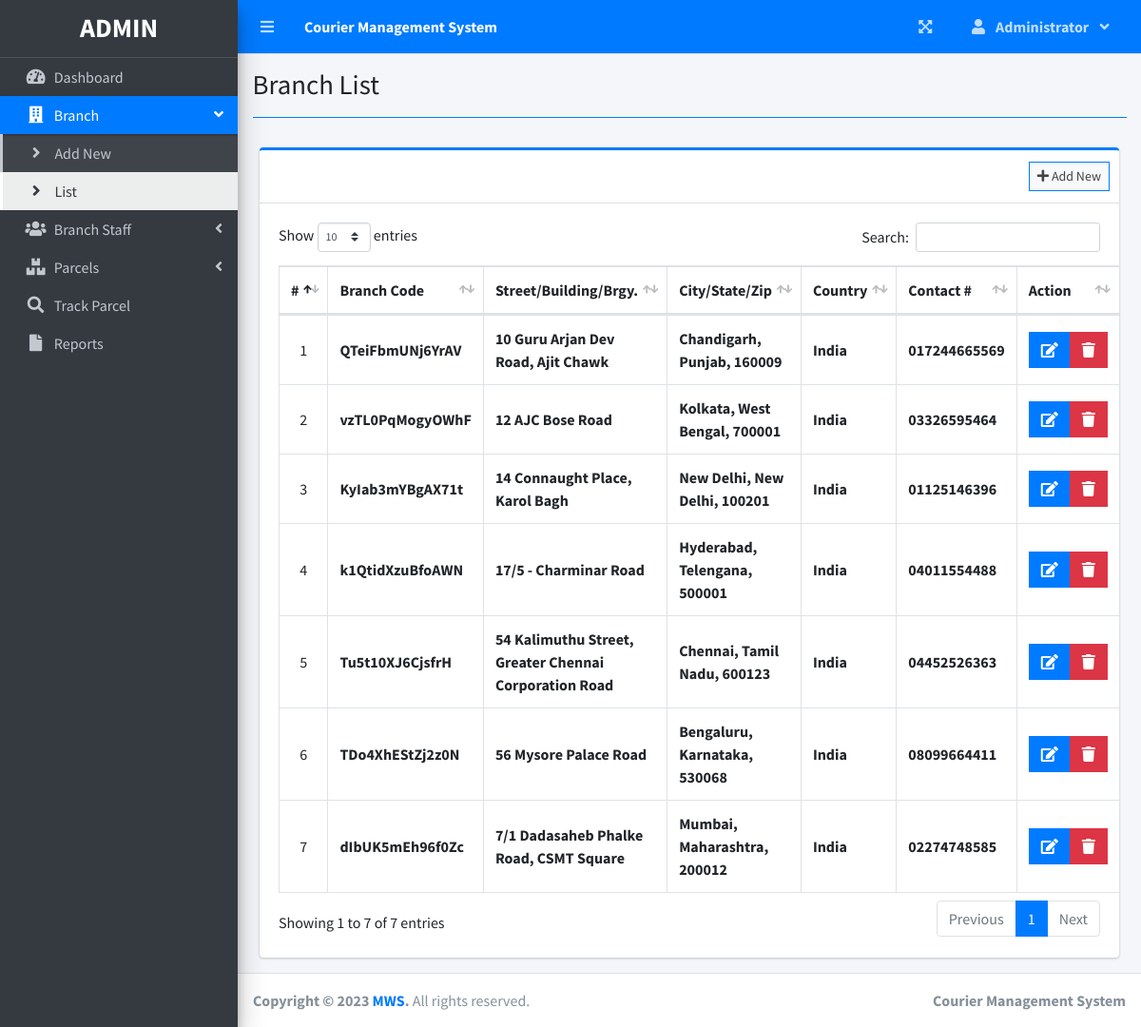
The page /index.php?page=branch_list (signed in) on the database its author committed.
### tables this page shows
CREATE TABLE `branches` (
  `id` int(30) NOT NULL,
  `branch_code` varchar(50) NOT NULL,
  `street` text NOT NULL,
  `city` text NOT NULL,
  `state` text NOT NULL,
  `zip_code` varchar(50) NOT NULL,
  `country` text NOT NULL,
  `contact` varchar(100) NOT NULL,
  `date_created` datetime NOT NULL DEFAULT current_timestamp()
);

### branch_list.php (the view, shortened to what this page needs)
<?php include'db_connect.php' ?>
<div class="col-lg-12">
	<div class="card card-outline card-primary">
		<div class="card-header">
			<div class="card-tools">
				<a class="btn btn-block btn-sm btn-default btn-flat border-primary " href="./index.php?page=new_branch"><i class="fa fa-plus"></i> Add New</a>
			</div>
		</div>
		<div class="card-body">
			<table class="table tabe-hover table-bordered" id="list">
				<!-- <colgroup>
					<col width="5%">
					<col width="15%">
					<col width="25%">
					<col width="25%">
					<col width="15%">
				</colgroup> -->
				<thead>
					<tr>
						<th class="text-center">#</th>
						<th>Branch Code</th>
						<th>Street/Building/Brgy.</th>
						<th>City/State/Zip</th>
						<th>Country</th>
						<th>Contact #</th>
						<th>Action</th>
					</tr>
				</thead>
				<tbody>
					<?php
					$i = 1;
					$qry = $conn->query("SELECT * FROM branches order by street asc,city asc, state asc ");
					while($row= $qry->fetch_assoc()):
					?>
					<tr>
						<td class="text-center"><?php echo $i++ ?></td>
						<td class=""><b><?php echo $row['branch_code'] ?></b></td>
						<td><b><?php echo ucwords($row['street']) ?></b></td>
						<td><b><?php echo ucwords($row['city'].', '.$row['state'].', '.$row['zip_code']) ?></b></td>
						<td><b><?php echo ucwords($row['country']) ?></b></td>
						<td><b><?php echo $row['contact'] ?></b></td>
						<td class="text-center">
		                    <div class="btn-group">
		                        <a href="index.php?page=edit_branch&id=<?php echo $row['id'] ?>" class="btn btn-primary btn-flat ">
		                          <i class="fas fa-edit"></i>
		                        </a>
		                        <button type="button" class="btn btn-danger btn-flat delete_branch" data-id="<?php echo $row['id'] ?>">
		                          <i class="fas fa-trash"></i>
		                        </button>
	                      </div>
						</td>
					</tr>
				<?php endwhile; ?>
				</tbody>
			</table>
		</div>
	</div>
</div>

### index.php (shortened to what this page needs)
<!DOCTYPE html>
<html lang="en">
<?php
	include 'header.php'
?>
<body class="hold-transition sidebar-mini layout-fixed layout-navbar-fixed layout-footer-fixed">
<div class="wrapper">
  <?php include 'topbar.php' ?>
  <?php include 'sidebar.php' ?>
  <div class="content-wrapper">
    <div class="content-header">
      <div class="container-fluid">
        <div class="row mb-2">
          <div class="col-sm-6">
            <h1 class="m-0"><?php echo $title ?></h1>
          </div>
        </div>
            <hr class="border-primary">
      </div>
    </div>
    <section class="content">
      <div class="container-fluid">
         <?php
            $page = isset($_GET['page']) ? $_GET['page'] : 'home';
            if(!file_exists($page.".php")){
                include '404.html';
            }else{
            include $page.'.php';
            }
          ?>
      </div>
    </section>
  </div>
  <footer class="main-footer">
    <strong>Copyright &copy; 2023 <a href="https://www.MWS">MWS</a>.</strong>
    All rights reserved.
    <div class="float-right d-none d-sm-inline-block">
      <b><?php echo $_SESSION['system']['name'] ?></b>
    </div>
  </footer>
</div>
</body>
</html>

### header.php (shortened to what this page needs)
<head>
  <?php
  $title = isset($_GET['page']) ? ucwords(str_replace("_", ' ', $_GET['page'])) : "Home";
  $title = str_replace("Persons Companies","Persons/Companies",$title);
  ?>
  <link rel="stylesheet" href="assets/plugins/fontawesome-free/css/all.min.css">
  <link rel="stylesheet" href="assets/plugins/overlayScrollbars/css/OverlayScrollbars.min.css">
  <link rel="stylesheet" href="assets/plugins/datatables-bs4/css/dataTables.bootstrap4.min.css">
  <link rel="stylesheet" href="assets/plugins/datatables-responsive/css/responsive.bootstrap4.min.css">
  <link rel="stylesheet" href="assets/plugins/datatables-buttons/css/buttons.bootstrap4.min.css">
  <link rel="stylesheet" href="assets/plugins/select2/css/select2.min.css">
  <link rel="stylesheet" href="assets/plugins/select2-bootstrap4-theme/select2-bootstrap4.min.css">
  <link rel="stylesheet" href="assets/plugins/sweetalert2-theme-bootstrap-4/bootstrap-4.min.css">
  <link rel="stylesheet" href="assets/plugins/toastr/toastr.min.css">
  <link rel="stylesheet" href="assets/plugins/dropzone/min/dropzone.min.css">
  <link rel="stylesheet" href="assets/dist/css/jquery.datetimepicker.min.css">
  <link rel="stylesheet" href="assets/plugins/icheck-bootstrap/icheck-bootstrap.min.css">
  <link rel="stylesheet" href="assets/plugins/bootstrap4-toggle/css/bootstrap4-toggle.min.css">
  <link rel="stylesheet" href="assets/dist/css/adminlte.min.css">
  <link rel="stylesheet" href="assets/dist/css/styles.css">
  <link rel="stylesheet" href="assets/plugins/summernote/summernote-bs4.min.css">
</head>

### topbar.php (shortened to what this page needs)
<nav class="main-header navbar navbar-expand navbar-primary navbar-dark ">
  <ul class="navbar-nav">
    <?php if(isset($_SESSION['login_id'])): ?>
    <li class="nav-item">
      <a class="nav-link" data-widget="pushmenu" href="" role="button"><i class="fas fa-bars"></i></a>
    </li>
  <?php endif; ?>
    <li>
      <a class="nav-link text-white"  href="./" role="button"> <large><b><?php echo $_SESSION['system']['name'] ?></b></large></a>
    </li>
  </ul>
  <ul class="navbar-nav ml-auto">
    <li class="nav-item">
      <a class="nav-link" data-widget="fullscreen" href="#" role="button">
        <i class="fas fa-expand-arrows-alt"></i>
      </a>
    </li>
   <li class="nav-item dropdown">
          <a class="nav-link"  data-toggle="dropdown" aria-expanded="true" href="javascript:void(0)">
            <span>
              <div class="d-felx badge-pill">
                <span class="fa fa-user mr-2"></span>
                <span><b><?php echo ucwords($_SESSION['login_firstname']) ?></b></span>
                <span class="fa fa-angle-down ml-2"></span>
              </div>
            </span>
          </a>
    </li>
  </ul>
</nav>

### sidebar.php (shortened to what this page needs)
<aside class="main-sidebar sidebar-dark-primary elevation-4">
  <div class="dropdown">
 	<a href="./" class="brand-link">
      <?php if($_SESSION['login_type'] == 1): ?>
      <h3 class="text-center p-0 m-0"><b>ADMIN</b></h3>
      <?php else: ?>
      <h3 class="text-center p-0 m-0"><b>STAFF</b></h3>
      <?php endif; ?>
  </a>
  </div>
  <div class="sidebar pb-4 mb-4">
    <nav class="mt-2">
      <ul class="nav nav-pills nav-sidebar flex-column nav-flat" data-widget="treeview" role="menu" data-accordion="false">
        <li class="nav-item dropdown">
          <a href="./" class="nav-link nav-home">
            <i class="nav-icon fas fa-tachometer-alt"></i>
            <p>
              Dashboard
            </p>
          </a>
        </li>
        <?php if($_SESSION['login_type'] == 1): ?>
        <li class="nav-item">
          <a href="#" class="nav-link nav-edit_branch">
            <i class="nav-icon fas fa-building"></i>
            <p>
              Branch
              <i class="right fas fa-angle-left"></i>
            </p>
          </a>
          <ul class="nav nav-treeview">
            <li class="nav-item">
              <a href="./index.php?page=new_branch" class="nav-link nav-new_branch tree-item">
                <i class="fas fa-angle-right nav-icon"></i>
                <p>Add New</p>
              </a>
            </li>
            <li class="nav-item">
              <a href="./index.php?page=branch_list" class="nav-link nav-branch_list tree-item">
                <i class="fas fa-angle-right nav-icon"></i>
                <p>List</p>
              </a>
            </li>
          </ul>
        </li>
        <li class="nav-item">
          <a href="#" class="nav-link nav-edit_staff">
            <i class="nav-icon fas fa-users"></i>
            <p>
              Branch Staff
              <i class="right fas fa-angle-left"></i>
            </p>
          </a>
        </li>
      <?php endif; ?>
        <li class="nav-item">
          <a href="#" class="nav-link nav-edit_parcel">
            <i class="nav-icon fas fa-boxes"></i>
            <p>
              Parcels
              <i class="right fas fa-angle-left"></i>
            </p>
          </a>
        </li>
         <li class="nav-item dropdown">
          <a href="./index.php?page=track" class="nav-link nav-track">
            <i class="nav-icon fas fa-search"></i>
            <p>
              Track Parcel
            </p>
          </a>
        </li>
         <li class="nav-item dropdown">
          <a href="./index.php?page=reports" class="nav-link nav-reports">
            <i class="nav-icon fas fa-file"></i>
            <p>
              Reports
            </p>
          </a>
        </li>
      </ul>
    </nav>
  </div>
</aside>

### branch_list.php (style rules this page uses)
table td { vertical-align: middle !important; }

### rows shown on the page
branches: branch_code "QTeiFbmUNj6YrAV", street "10 Guru Arjan Dev Road, Ajit Chawk", city+state+zip_code "Chandigarh, Punjab, 160009", country "India", contact "017244665569"
branches: branch_code "vzTL0PqMogyOWhF", street "12 AJC Bose Road", city+state+zip_code "Kolkata, West Bengal, 700001", country "India", contact "03326595464"
branches: branch_code "KyIab3mYBgAX71t", street "14 Connaught Place, Karol Bagh", city+state+zip_code "New Delhi, New Delhi, 100201", country "India", contact "01125146396"
branches: branch_code "k1QtidXzuBfoAWN", street "17/5 - Charminar Road", city+state+zip_code "Hyderabad, Telengana, 500001", country "India", contact "04011554488"
branches: branch_code "Tu5t10XJ6CjsfrH", street "54 Kalimuthu Street, Greater Chennai Corporation Road", city+state+zip_code "Chennai, Tamil Nadu, 600123", country "India", contact "04452526363"
branches: branch_code "TDo4XhEStZj2z0N", street "56 Mysore Palace Road", city+state+zip_code "Bengaluru, Karnataka, 530068", country "India", contact "08099664411"
branches: branch_code "dIbUK5mEh96f0Zc", street "7/1 Dadasaheb Phalke Road, CSMT Square", city+state+zip_code "Mumbai, Maharashtra, 200012", country "India", contact "02274748585"

### other values the page prints
$_SESSION['system']['name'] "Courier Management System"
$_SESSION['login_firstname'] "Administrator"
$title "Branch List"
